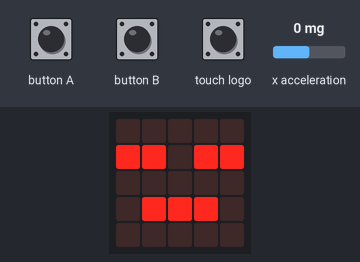
A program run on a simulated BBC micro:bit (MakeCode). On the bench: the board's 5×5 LED display. Inputs (shaded band) come from the test bench; at power-on: x acceleration 0 mg.

Above: at 1.2 s.
1.3 s: button A pressed for 0.15 s
At 2.9 s:
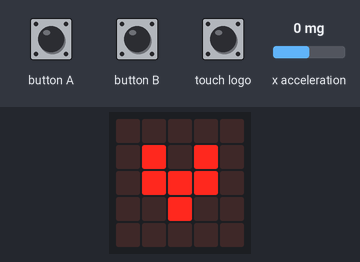
4.4 s: button B pressed for 0.15 s
At 6.6 s:
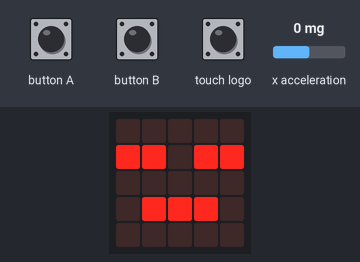
7.0 s: touch logo pressed for 0.15 s
At 7.9 s:
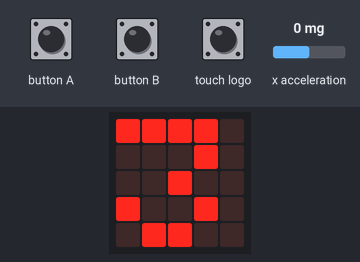
Timing chart, 0 to 10.0 s (numbered marks = the images above; inputs shaded):
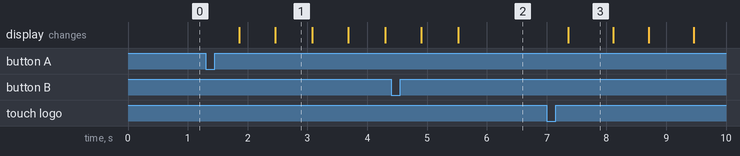

The program:

main.ts
```typescript
input.onButtonPressed(Button.A, function () {
    running = true
    開始 = input.runningTime()
})
input.onLogoEvent(TouchButtonEvent.Pressed, function () {
    if (!(running)) {
        basic.showNumber(Math.idiv(時間, 1000))
        basic.pause(100)
        basic.showNumber(步數)
    }
})
input.onButtonPressed(Button.B, function () {
    if (running) {
        時間 += input.runningTime() - 開始
    }
    running = false
})
let 時間 = 0
let 開始 = 0
let running = false
let 步數 = 0
步數 = 0
basic.forever(function () {
    if (input.acceleration(Dimension.X) > 1000) {
        步數 += 1
    }
})
basic.forever(function () {
    if (running) {
        basic.showIcon(IconNames.Heart)
        basic.showIcon(IconNames.SmallHeart)
    } else {
        basic.showIcon(IconNames.Asleep)
    }
})
```

test.ts
```typescript
// 在這裡測試；當此封包作為擴充功能時，將不會編譯此內容。
```

Measured:
- after the input at 1.3 s, the display: first changes after 0.56 s (image 1 shows a later state)
- after the input at 4.4 s, the display: first differs from a run without the input after 1.1 s (image 2)
- after the input at 7.0 s, the display: changes after 0.36 s (image 3)
- what the display in image 1 shows lasts 0.6 s, from 2.5 s to 3.1 s
- what the display in image 3 shows lasts 0.7 s, from 7.4 s to 8.1 s
